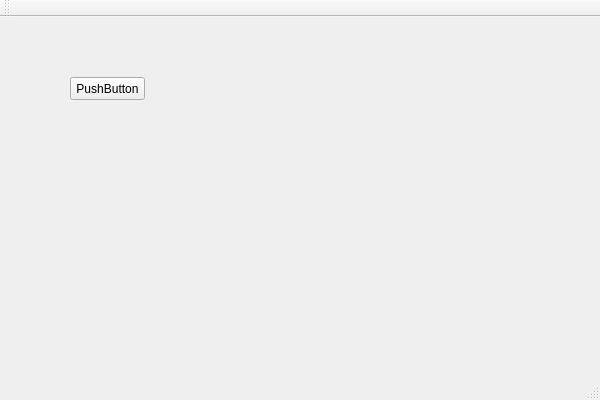
<?xml version="1.0" encoding="UTF-8"?>
<ui version="4.0">
 <class>Chat_VClass</class>
 <widget class="QMainWindow" name="Chat_VClass">
  <property name="geometry">
   <rect>
    <x>0</x>
    <y>0</y>
    <width>600</width>
    <height>400</height>
   </rect>
  </property>
  <property name="windowTitle">
   <string>Chat_V</string>
  </property>
  <widget class="QWidget" name="centralWidget">
   <widget class="QPushButton" name="pushButton">
    <property name="geometry">
     <rect>
      <x>70</x>
      <y>60</y>
      <width>75</width>
      <height>23</height>
     </rect>
    </property>
    <property name="text">
     <string>PushButton</string>
    </property>
   </widget>
  </widget>
  <widget class="QMenuBar" name="menuBar">
   <property name="geometry">
    <rect>
     <x>0</x>
     <y>0</y>
     <width>600</width>
     <height>21</height>
    </rect>
   </property>
  </widget>
  <widget class="QToolBar" name="mainToolBar">
   <attribute name="toolBarArea">
    <enum>TopToolBarArea</enum>
   </attribute>
   <attribute name="toolBarBreak">
    <bool>false</bool>
   </attribute>
  </widget>
  <widget class="QStatusBar" name="statusBar"/>
 </widget>
 <layoutdefault spacing="6" margin="11"/>
 <resources>
  <include location="chat_v.qrc"/>
 </resources>
 <connections/>
</ui>
